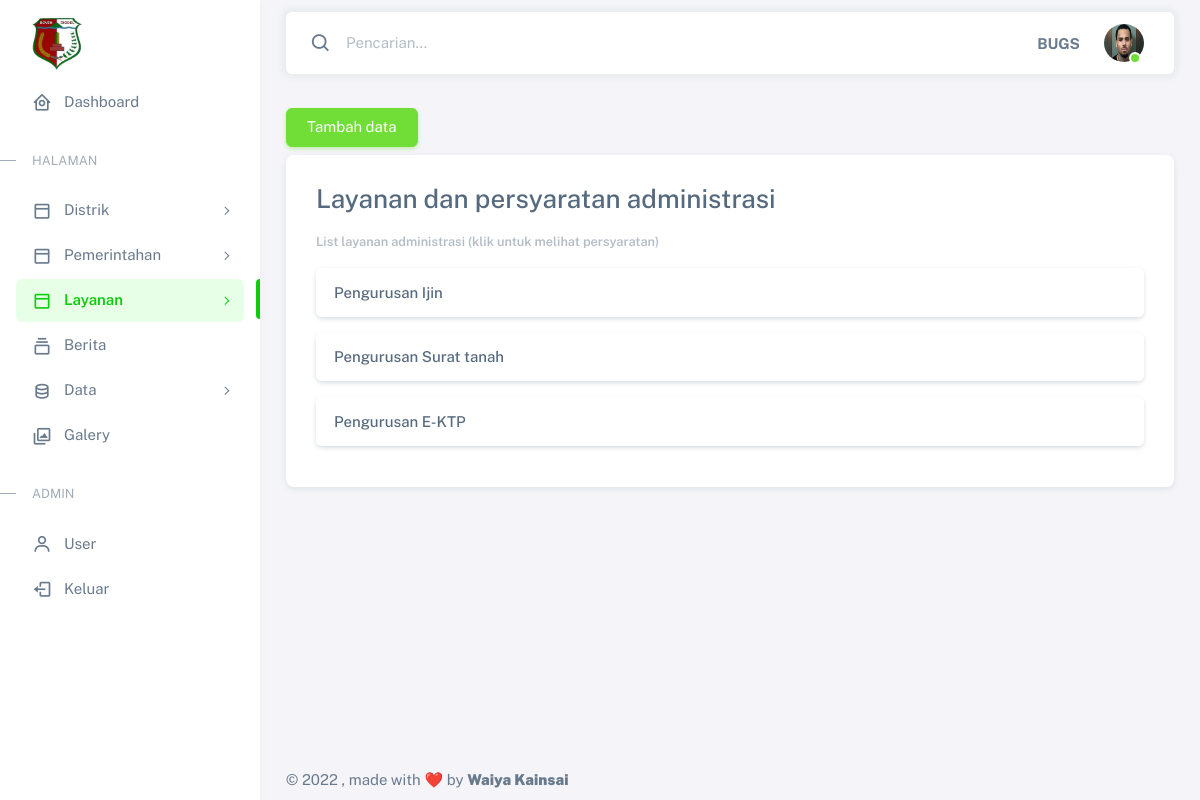
Screenshot of /panel/administrasi/ (signed in) with the database file from the repository.
### panel/models.py (models this page shows)
class UserProfile(models.Model):
    user = models.OneToOneField(User, on_delete=models.CASCADE)
    first_name = models.CharField(max_length=100, null=True)
    last_name = models.CharField(max_length=100, null=True)
    phone = models.IntegerField(null=True)
    foto = models.ImageField(blank=True, null=True, upload_to="image/")

### administrasi/models.py (models this page shows, shortened)
class Administrasi(models.Model):
    nama_layanan = models.CharField(max_length=100)
    persyaratan = RichTextField(blank=True, null=True)

### panel/views.py (the view)
# urls.py: path('administrasi/',views.administrasi, name='administrasi'),
@login_required(login_url='panel:login')
def administrasi(request):
    groupcheck = Group.objects.get(name= 'admin')
    administrasi = Administrasi.objects.all().order_by('-id')
    context ={
        'title':'Panel | Administrasi',
        'administrasi': administrasi,
        'groupcheck': groupcheck,
    }
    return render(request, 'panel/administrasi.html',context)

### templates/panel/administrasi.html (shortened to what this page needs)
{% extends '../adminbase.html' %}
{% load static %}
{% block content %}
<div >
  {% if groupcheck == request.user.groups.all.0 %}
  <a href="{% url 'panel:addadministrasi' %}" class="btn btn-success my-2">Tambah data</a>
  {% endif %}
    <div class="card container" style="height: 100%; padding: 30px;">
                        <h3>
                        Layanan dan persyaratan administrasi
                        </h3>
                        <div class="row">
                                <div class="col-md mb-4 mb-md-0">
                                  <small class="text-light fw-semibold">List layanan administrasi (klik untuk melihat persyaratan)</small>
                                  {% for administrasi in administrasi %}
                                  <div class="accordion mt-3">
                                    <div class="card accordion-item">
                                      <h3 class="accordion-header" id="headingTwo{{administrasi.id}}">
                                        <button
                                          type="button"
                                          class="accordion-button collapsed"
                                          data-bs-toggle="collapse"
                                          data-bs-target="#accordionTwo{{administrasi.id}}"
                                        >
                                        {{administrasi.nama_layanan}}
                                        </button>
                                      </h3>
                                    </div>
                                  </div>
                                  {% endfor %}
                                </div>
                        </div>
    </div>
</div>
{% endblock content %}

### templates/adminbase.html (shortened to what this page needs)
{% load static %}
<!DOCTYPE html>
<html
  lang="en"
  class="light-style layout-menu-fixed"
  dir="ltr"
  data-theme="theme-default"
  data-assets-path="../assets/"
  data-template="vertical-menu-template-free"
>
  <head>
    <link rel="stylesheet" href=" {% static 'vendor/fonts/boxicons.css' %}" />
    <link rel="stylesheet" href="{% static 'vendor/css/core.css' %}" class="template-customizer-core-css" />
    <link rel="stylesheet" href="{% static 'vendor/css/theme-default.css' %}" class="template-customizer-theme-css" />
    <link rel="stylesheet" href="{% static 'vendor/css/organisasi.css' %}" class="template-customizer-theme-css" />
    <link rel="stylesheet" href="{% static 'css/demo.css' %}" />
    <link rel="stylesheet" href="{% static 'vendor/libs/perfect-scrollbar/perfect-scrollbar.css' %}" />
    <link rel="stylesheet" href="{% static 'vendor/libs/apex-charts/apex-charts.css' %}" />
  </head>
  <body onload="startTime()">
    <div class="layout-wrapper layout-content-navbar">
      <div class="layout-container">
        {% include 'panel/admin_menu.html' %}
        <div class="layout-page">
          <nav
            class="layout-navbar container-xxl navbar navbar-expand-xl navbar-detached align-items-center bg-navbar-theme"
            id="layout-navbar"
          >
            <div class="navbar-nav-right d-flex align-items-center" id="navbar-collapse">
              <div class="navbar-nav align-items-center">
                <div class="nav-item d-flex align-items-center">
                  <i class="bx bx-search fs-4 lh-0"></i>
                  <input
                    type="text"
                    class="form-control border-0 shadow-none"
                    placeholder="Pencarian..."
                    aria-label="Search..."
                  />
                </div>
              </div>
              <ul class="navbar-nav flex-row align-items-center ms-auto">
                <li class="nav-item lh-1 me-3">
                  <strong >{{request.user|upper}}</strong>
                </li>
                <li class="nav-item navbar-dropdown dropdown-user dropdown">
                  <a class="nav-link dropdown-toggle hide-arrow" href="javascript:void(0);" data-bs-toggle="dropdown">
                    <div class="avatar avatar-online">
                      {% if request.user.userprofile.foto %}
                      <img src="{{ request.user.userprofile.foto.url }}" alt class="w-px-40 h-saja rounded-circle" />
                      {% else %}
                      <img src="{% static 'img/user_blank.png' %}" alt class="w-px-40 h-auto rounded-circle" />
                      {% endif %}
                    </div>
                  </a>
                </li>
              </ul>
            </div>
          </nav>
          <div class="content-wrapper">
            <div class="container-xxl flex-grow-1 container-p-y">
            {% block content %}
            {% endblock content %}
            </div>
            <footer class="content-footer footer bg-footer-theme">
              <div class="container-xxl d-flex flex-wrap justify-content-between py-2 flex-md-row flex-column">
                <div class="mb-2 mb-md-0">
                  ©
                  , made with ❤️ by
                  <a href="#" target="_blank" class="footer-link fw-bolder">Waiya Kainsai</a>
                </div>
              </div>
            </footer>
          </div>
        </div>
      </div>
    </div>
  </body>
</html>

### rows the page displays
Administrasi: nama_layanan "Pengurusan Ijin"
Administrasi: nama_layanan "Pengurusan Surat tanah"
Administrasi: nama_layanan "Pengurusan E-KTP"

### other values shown
{{ request.user|upper }} "BUGS"
